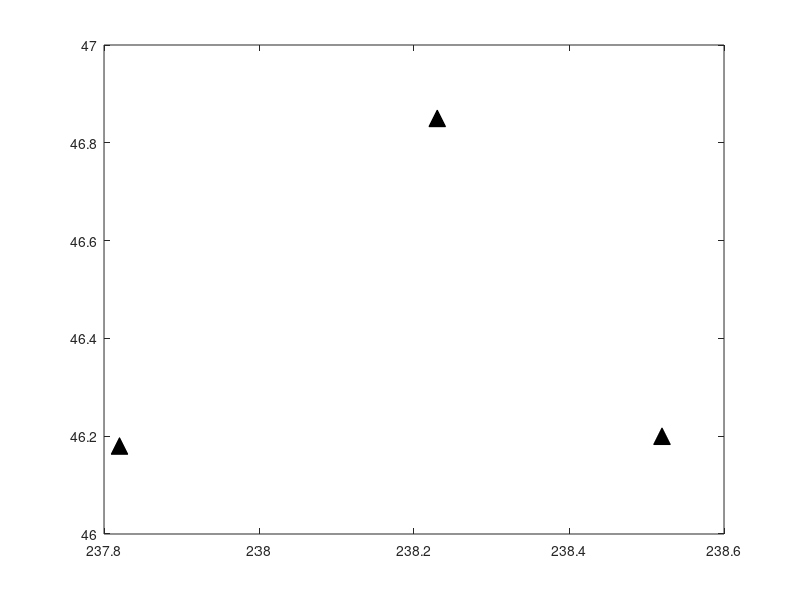

The MATLAB source for this figure:
Volcs = [46.85 121.77 1 .2;
46.18 122.18 1 .2;
46.20 121.48 1 .2]
plot(360-Volcs(:,2),Volcs(:,1),'k^','MarkerSize',12,...
	'MarkerFaceColor',[0,0,0]);

